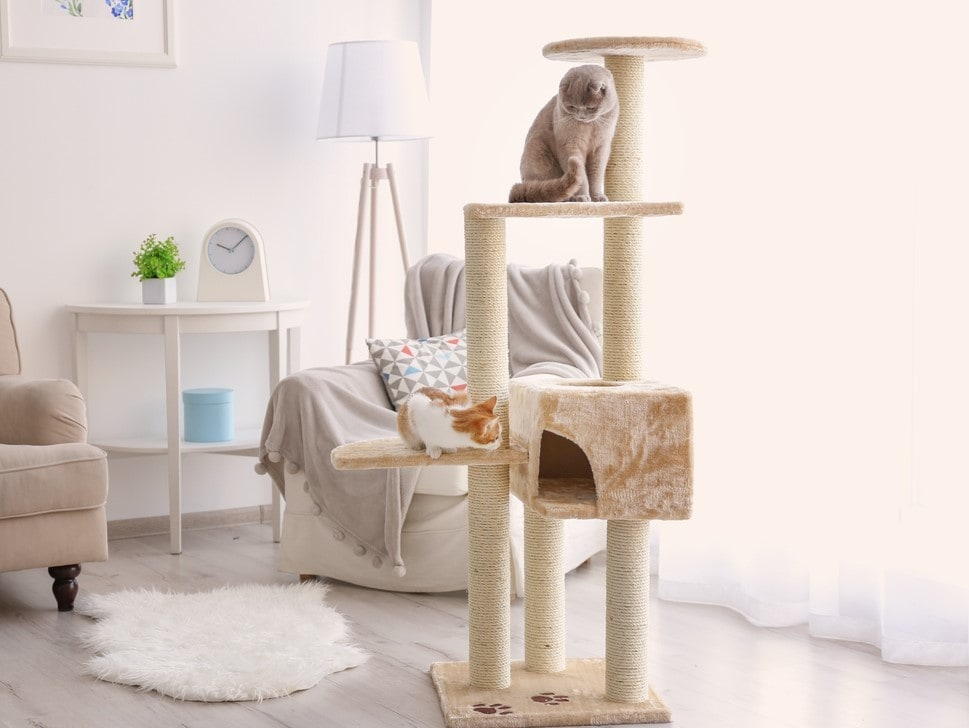
#> input picture make_bouding_box/sample_img/room_cat.png, 969 x 728 px, found by its file name
$ python selective_search.py
#> lines starting #> are read from the running program, lines starting #| are printed output that depends on the picture; after the words box and inside, x2 and y2 are one past the last pixel; in counts of white or black regions, pixels touching at a corner belong together
import cv2

# 画像を読み込み
img = cv2.imread("room_cat.png")
#> img is the input picture: shape (728, 969, 3); mean B, G, R 196.8, 203.9, 216.5
h, w = img.shape[:2]
#> h = 728; w = 969

# Selective Search のセットアップ
ss = cv2.ximgproc.segmentation.createSelectiveSearchSegmentation()
ss.setBaseImage(img)
ss.switchToSelectiveSearchFast()  # 高速モード（粗め）
# ss.switchToSelectiveSearchQuality()  # 高品質モード（遅い）

# 候補矩形を生成
rects = ss.process()
print("候補数:", len(rects))

# 上位100個だけ描画してみる
out = img.copy()
for i, (x, y, w, h) in enumerate(rects[:100]):
    cv2.rectangle(out, (x, y), (x+w, y+h), (0, 255, 0), 2)
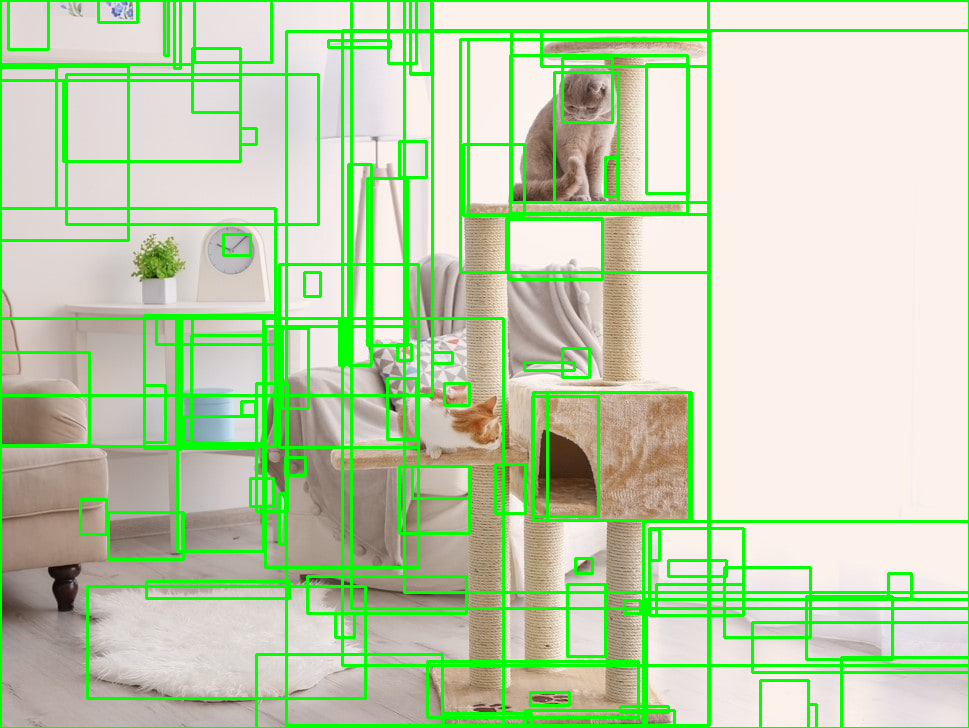
#> out: shape (728, 969, 3); 13.11% of pixels changed, all inside (x1, y1, x2, y2) = (0, 0, 969, 728)

# 結果を表示
cv2.imshow("Selective Search Result", out)
cv2.waitKey(0)
cv2.destroyAllWindows()
